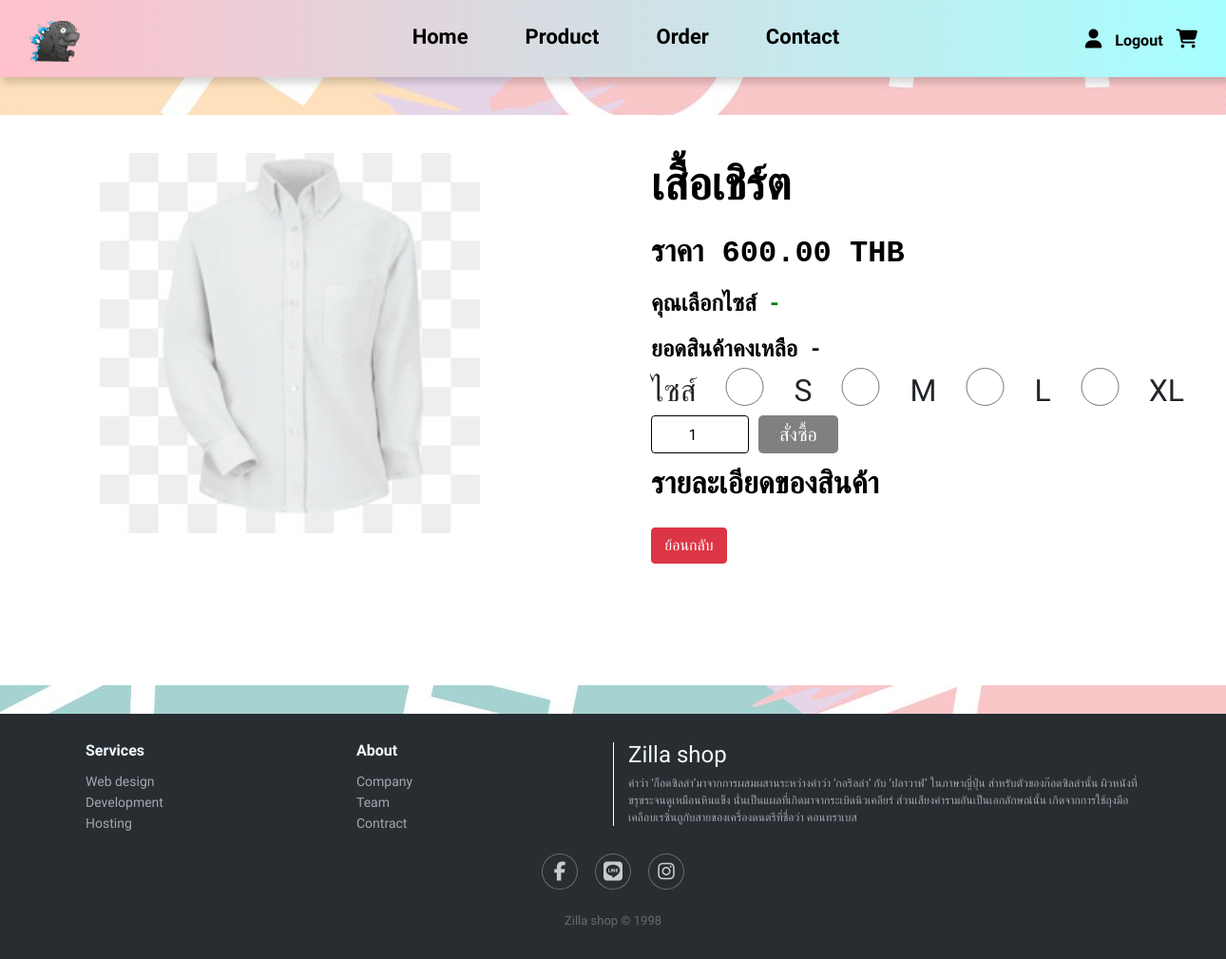
Page /detail.php?pid=PD20211029121649 (signed in) on the committed database.
### tables this page shows
CREATE TABLE `product` (
  `productid` char(16) NOT NULL,
  `productname` varchar(40) NOT NULL,
  `size` varchar(4) NOT NULL,
  `price` decimal(8,2) NOT NULL,
  `picture` varchar(50) NOT NULL,
  `detail` text DEFAULT NULL,
  `stock` int(100) NOT NULL,
  `NumofSell` int(120) NOT NULL,
  `NumofView` int(120) NOT NULL
);

### detail.php (the view, shortened to what this page needs)
<?php include "db.php";
?>
<!DOCTYPE html>
<html lang="en">
<head>
    <link rel="stylesheet" href="style31.css" />
    <link rel="stylesheet" type="text/css" href="vendor/bootstrap/css/bootstrap.min.css">
</head>
<body onload="send()">
  <?php $pid = $_GET['pid']; ?>
    <nav>
      <div class="menu-bar">
        <a href="./index.php" class="logo">
          <img src="./logo.png" alt="" />
        </a>
        <ul class="menu">
          <li><a href="./index.php">Home</a></li>
          <?php if((isset($_SESSION['user'])) and ($_SESSION['user'][0] == "admin011")) : ?>
          <li><a href="./udt.php">Product</a></li>
          <li><a href="./orderadmin.php">Order</a></li>
          <li><a href="./statorder.php">StatProduct</a></li>
          <li><a href="./addform.php">Addproduct</a></li>
          <?php else: ?>
            <li><a href="./Product.php">Product</a></li>
            <li><a href="./order.php">Order</a></li>
            <li><a href="./about-us.php">Contact</a></li>
          <?php endif; ?>
        </ul>
        <div class="r-menu">
            <?php if (!isset($_SESSION['user'])) : ?>
            <a href="./login.php"><i class="fas fa-user"></i></a>
            <?php elseif(($_SESSION['user'][0] == "admin011")) : ?>
            <a href="./login.php"><i class="fas fa-user-astronaut"></i></a>
            <a href="index.php?logout='1'" style="color: black;font-weight:bold;">Logout</a>
            <?php elseif(isset($_SESSION['user'])) : ?>
              <a href="./login.php"><i class="fas fa-user"></i></a>
              <a href="index.php?logout='1'" style="color: black;font-weight:bold;">Logout</a>
            <?php endif; ?>
            <a href="./cart.php"><i class="fas fa-shopping-cart"></i></a>
        </div>
      </div>
    </nav>
    <?php
      $pro = $pdo->prepare("SELECT * FROM `product` WHERE productid='$pid' ");
      $pro->execute();
      $row = $pro->fetch();
      ?>
    <div class="product-container-detail">
        <div class="product-box-detail">
            <div class="product-img-detail">
              <img src="./productimage/<?=$row["picture"] ?>">
            </div>
            <div class="product-details-detail">
                <div class="p-name-detail">
                    <?=$row['productname'] ?>
                </div>
                <div class="p-price-detail">
                  ราคา <?=$row['price']?> THB
                </div>
                <div class="pd">
                คุณเลือกไซส์
                <strong id="si">-</strong>
                </div>
                <div class="pd">
                ยอดสินค้าคงเหลือ
                <strong id="vale">-</strong>
                </div>
                <div class="qty">
                    <form  action="cart.php?pid=<?=$row['productid']?>&pname=<?=$row['productname']?>&pimg=<?=$row['picture']?>&price=<?=$row['price']?>" method = "post">
                    <div class="ra">
                    <label >ไซส์</label></input>
                      <input type="radio" name="size" id="btn1" value="S" onclick="send3('S')">
                      <label id="btn1">S</label></input>
                      <input type="radio"  name="size" id="btn2" value="M" onclick="send3('M')">
                      <label id="btn2">M</label></input>
                      <input type="radio"  name="size" id="btn3" value="L" onclick="send3('L')">
                      <label id="btn3">L</label></input>
                      <input type="radio"  name="size" id="btn4" value="XL" onclick="send3('XL')">
                      <label id="btn4">XL</label></input>
                    </div>
                      <div class="dis">
                      <input class="form-control" id="num" type="number" name="num" value=1 min=1 max="50" aria-label="default input example">
                       <button class="button" type="submit" id="btnsub" name="submit">สั่งซื้อ</button>
                      </div>
                    </form>
                  </div>
                <div class="p-price-detail">
                  รายละเอียดของสินค้า
                </div>
                <a href="product.php"><button id="btn" class="btn btn-danger">ย้อนกลับ</button></a>
            </div>
        </div>
    </div>
    <div class="footer-dark">
        <footer>
          <div class="container">
            <div class="row">
              <div class="col-sm-6 col-md-3 item">
                <h3>Services</h3>
                <ul>
                  <li><a href="#">Web design</a></li>
                  <li><a href="#">Development</a></li>
                  <li><a href="#">Hosting</a></li>
                </ul>
              </div>
              <div class="col-sm-6 col-md-3 item">
                <h3>About</h3>
                <ul>
                  <li><a href="#">Company</a></li>
                  <li><a href="#">Team</a></li>
                  <li><a href="#">Contract</a></li>
                </ul>
              </div>
              <div class="col-md-6 item text">
                <h4>Zilla shop</h4>
                <p>
                  คำว่า ‘ก็อดซิลล่า’มาจากการผสมผสานระหว่างคำว่า ‘กอริลล่า’ กับ ‘ปลาวาฬ’ ในภาษาญี่ปุ่น
                  สำหรับตัวของก๊อดซิลล่านั้น ผิวหนังที่ขรุขระจนดูเหมือนหินแข็ง นั่นเป็นแผลที่เกิดมาจากระเบิดนิวเคลียร์ ส่วนเสียงคำรามอันเป็นเอกลักษณ์นั้น เกิดจากการใช้ถุงมือเคลือบเรซิ่นถูกับสายของเครื่องดนตรีที่ชื่อว่า คอนทราเบส
                </p>
              </div>
              <div class="col item social">
                <a href="#"><i class="fab fa-facebook-f"></i></a>
                <a href="#"><i class="fab fa-line"></i></a>
                <a href="#"><i class="fab fa-instagram"></i></a>
              </div>
            </div>
            <p class="copyright">Zilla shop © 1998</p>
          </div>
        </footer>
      </div>
</body>
</html>

### style31.css (style rules this page uses)
* { padding: 0; margin: 0; font-family: 'Gluten', cursive; }
body { background-image: url(./22536.jpg); box-sizing: border-box; }
a { text-decoration: none; }
ul { list-style: none; }
nav { width: 100%; background-image: linear-gradient(to right, pink , rgb(166, 255, 255)); }
.logo img { height: 60px; padding-top: 5px; margin-left: 30px; }
.menu-bar { display: flex; justify-content: space-between; align-items: center; box-shadow: 3px 5px 8px 1px rgba(0,0,0,0.17); text-align: center; }
.menu { display: flex; text-align: center; margin-left:100px; margin-top: 12px; }
.menu li { position: relative; margin-left: 15px; margin-right: 15px; font-size: 22px; padding: 10px; border-radius: 10px; }
.menu li a { color: black; border-radius: 10px; padding: 5px; font-weight: bold; }
.r-menu { margin-right: 20px; }
.r-menu i { margin: 10px; color: rgb(0, 0, 0); font-size: 20px; }
.footer-dark { padding:30px 0; color:#f0f9ff; background-color:#282d32; margin-top: 30px; }
.footer-dark h3 { margin-top:0; margin-bottom:12px; font-weight:bold; font-size:16px; }
.footer-dark ul { padding:0; list-style:none; line-height:1.6; font-size:14px; margin-bottom:0; }
.footer-dark ul a { color:inherit; text-decoration:none; opacity:0.6; }
.footer-dark .item.text { margin-bottom:30px; border-left: 1px solid white; }
.footer-dark .item.text p { opacity:0.6; margin-bottom:0; font-size: 12px; }
.footer-dark .item.social { text-align:center; }
.footer-dark .item.social > a { font-size:20px; width:36px; height:36px; line-height:36px; display:inline-block; text-align:center; border-radius:50%; box-shadow:0 0 0 1px rgba(255,255,255,0.4); margin:0 8px; color:#fff; opacity:0.75; }
.footer-dark .item.social i { margin-top: 8px; }
.footer-dark .copyright { text-align:center; padding-top:24px; opacity:0.3; font-size:13px; margin-bottom:0; }
.product-container-detail { width:100%; height: 620px; display: flex; justify-content: center; align-items: center; flex-wrap: wrap; margin-top: 20px; }
.product-box-detail { display: flex; flex-grow: 0.5; background-color: white; border-radius: 10px; margin: 20px; height: 600px; }
.product-img-detail { width:600px; height: 400px; margin: 40px; border-radius: 10px; cursor: pointer; position: relative; box-shadow:0 0 0 1px rgba(255,255,255,0.4) }
.product-img-detail img { width: 100%; height: 100%; object-fit: contain; object-position: center; }
.product-details-detail { width:600px; height: 400px; margin: 40px; border-radius: 10px; display: flex; flex-direction: column; align-items: left; cursor: pointer; }
.p-name-detail { font-family: 'Source Code Pro', monospace; font-weight: 900; color: #000000; font-size: 3rem; }
.p-price-detail { font-family: 'Source Code Pro', monospace; font-weight: 900; color: #000000; font-size: 2rem; margin-top: 10px; }
.pd { font-family: 'Source Code Pro', monospace; font-weight: 900; color: #000000; font-size: 1.5rem; margin-top: 10px; }
.product-container-detail .product-box-detail .qty { font-size: 0; }
.product-container-detail .product-box-detail input { width: 70px; position: relative; height: 30px; color: #000000; font-size: 16px; text-align: center; background: #ffffff; border-color: black; top: 30px; }

### detail.php (style rules this page uses)
#si { color: green; }
#btn { width: 80px; }
body { background-image: url(./22536.jpg); box-sizing: border-box; }
.product-container-detail .product-box-detail input { width: 103px; position: relative; height: 40px; color: #000000; font-size: 16px; text-align: center; background: #ffffff; top: 0px; }
.button { width: 84px; background-color: green; border-radius: 5px; border: none; color: white; text-align: center; font-size: 20px; padding: 5px; }
.dis { display : flex; gap : 10px; }
.ra { display:flex; height: 50px; }
label { font-size: xx-large; }

### rows in the picture
product: picture (picture), productname "เสื้อเชิร์ต", price "600.00"
